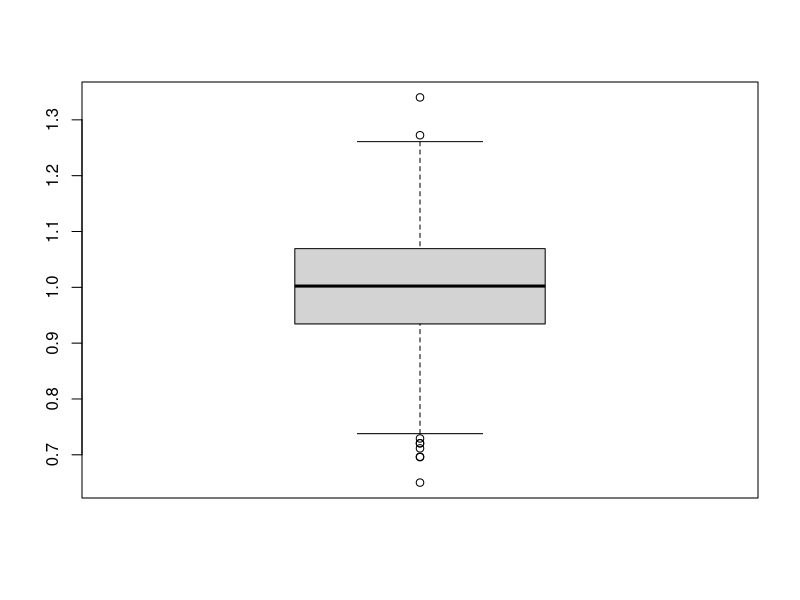
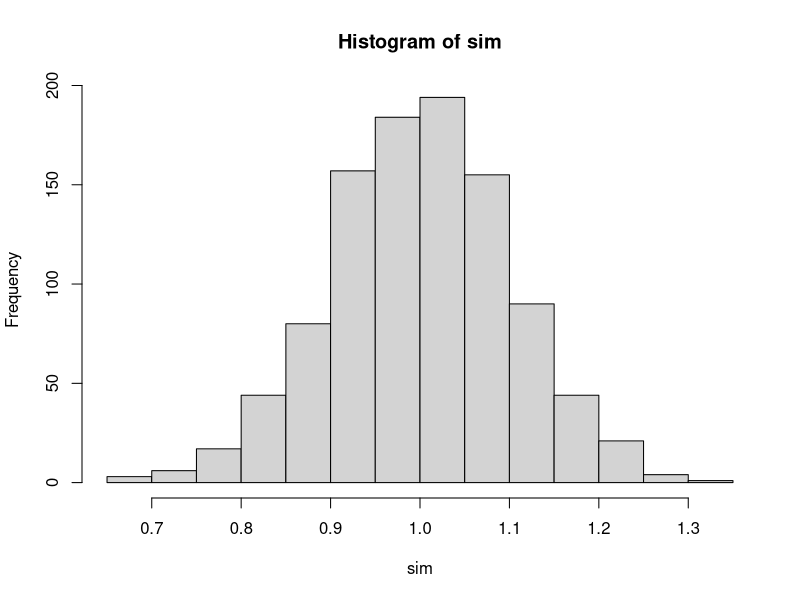
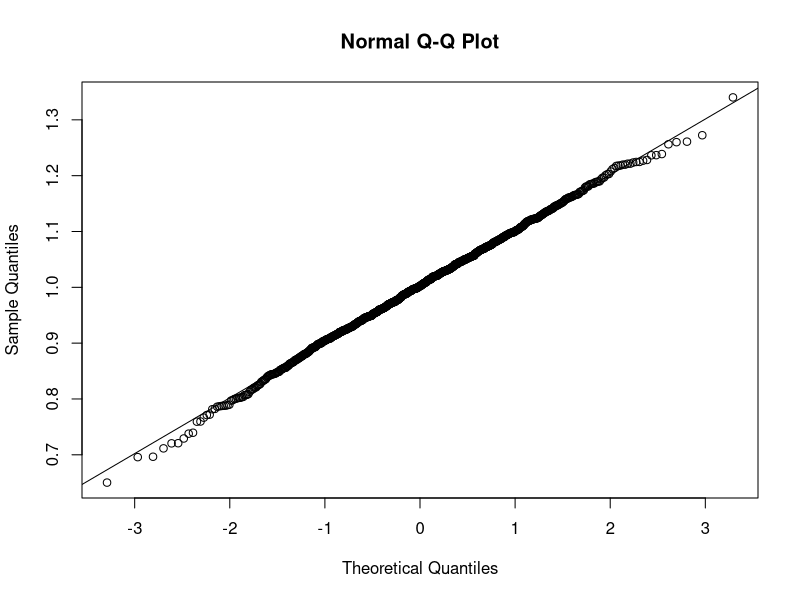

Write the R code that produced these figures, in order.
## ---- chunk 1
knitr::opts_chunk$set(echo = TRUE, error = TRUE)
library(ggplot2)
library(gmodels)
# remove "error = TRUE" to make knitr halt on errors
# (do this when you are ready to check if your code will knit without errors)
## ---- chunk 2
# set a seed
set.seed(5)
# sample
sim = rnorm(1000, mean = 1, sd=0.1)
class(sim)
head(sim)
# mean and sd
mean_sim =mean=mean(sim)
#1.001843
sd_sim = sd(sim)
#0.0999
# IQR and boxplot
iqr.lower = qnorm((0.25), mean=mean_sim, sd = sd_sim)
iqr.upper = qnorm((0.75), mean=mean_sim, sd = sd_sim)
c(iqr.lower, iqr.upper)
boxplot(sim)
## ---- chunk 3
# Option 1: SEM and CI by hand
# sem
se<- function(x) sd(x) / sqrt(length(x)) # Create own function
SE = se(sim)
SE
#0.003159741

# 95% CI
q = qnorm(.975)
ci  = c(mean_sim - q*SE, mean_sim + q*SE)
ci
 
# Option 2: using gmodels package
ci(sim)
#sem = 0.003
#CI = 0.995642823, 1.008043805

# Explanation
#
#SEM is computed by taking the standard deviation and dividing it by the square root of the sample size. It measures how much discrepancy there is likely to be in a sample's mean compared to the population mean. CI is calculated by taking the mean + and - the confidence level value (qnorm(.975)) times SE. 95% confidence intervals capture the true population mean 95% of the time.  It means that if you keep using the same formula over and over, you will get it right 95% of the time. 

## ---- chunk 4
# histograms

# Option 1 
hist(sim)

# qqplot
qqnorm(sim)
qqline(sim)
## ---- chunk 5

# your answer here
pnorm(1.07,mean_sim, sd_sim) - pnorm(0.93, mean_sim, sd_sim)
#51.6% 
## ---- chunk 6
# your answer here
pnorm((mean_sim-sd_sim),mean_sim, sd_sim)*2 #x 2 for the two tails 

## ---- chunk 7
# your answer here
qnorm(0.1, mean_sim, sd_sim) #0.87
qnorm(0.9, mean_sim, sd_sim) #1.13

## ---- chunk 8
# probabilities
p.hpv = 0.18
p.chl = 0.02
p.hpv.chl = 0.03

# total probabilities
p.hpv.tot = 0.18 + 0.03
p.chl.tot = 0.02 + 0.03

p.hpv.tot
p.chl.tot
## ---- chunk 9
# set operations
#P(A | B) = p(A + B) / B 

# conditional probability
p.chl.given.hpv = p.hpv.chl/p.hpv.tot
p.chl.given.hpv

## ---- chunk 10
# set operations
# (your answer here)
#P(A | B) = p(A + B) / B 
# conditional probability

# I think this question is worded incorrectly - do you mean to say postive for HPV will also test pos for Chlymdia? 
p.hpv.given.chl = p.hpv.chl/p.chl.tot
p.hpv.given.chl

## ---- chunk 11
# your answer here
#p(A or B) = p(A) + p(A & B) 
p.hpv.or.chl = p.hpv.tot + p.chl.tot-  p.hpv.chl
p.hpv.or.chl

## ---- chunk 12
# your answer here
#NO, IF YOU HAVE HPV THERE IS A 60% CHANCE YOU'VE GOT CHL. 

## ---- chunk 13
# Allele frequencies
A1 = 0.82
A2 = 0.06
A3 = 0.05
A4 = 0.04
A5 = 0.03

# Probability of either A2 or A5 = ?
#P(A OR B)  =P(A) + P(B)
A2 + A5

## ---- chunk 14
# your anaswer here
#P(A AND B) = P(A) * P(B)
A3 * A3

## ---- chunk 15
# your anaswer here
#1- (P(A) * P(B))
1-  (A3 * A3)

## ---- chunk 16
# your anaswer here
#(P(A) * P(B))
A1*A4
## ---- chunk 17
# prob of carrying two A1 alleles
(A1*A1)
# prob of NOT having two A1 alleles
1-(A1*A1)
# P(2 individuals are NOT A1,A1)
1-((A1*A1)*(A1*A1)) 

## ---- chunk 18
# prob of an allele being A3 or A4

# prob of an allele not being A3 or A4

# P(neither of 2 alleles is A3 or A4)

# P(3 people have no A3 or A4 alleles)

## ---- chunk 19
Pr=list()
Pr$a=0.95
Pr$A=0.05

Pr$aa = 0.95*0.95
Pr$aa
## ---- chunk 20
Pr$aa_aa = Pr$aa * Pr$aa
Pr$aa_aa
## ---- chunk 21
# first calculate probability that one individual is heterozygous
Pr$Aa = ( Pr$A * Pr$a ) + ( Pr$a * Pr$A )
Pr$Aa

# probability that both parents are heterozygous
Pr$Aa_Aa = Pr$Aa * Pr$Aa
Pr$Aa_Aa        
## ---- chunk 22
# if both parents are Aa, than we can draw a table
knitr::kable(data.frame(A=c("AA","aA"),
                        a=c("Aa","aa"),
                        row.names = c("A","a")))
#AA = 1/4 Aa = 1/2 aa = 1/4


# conditional probability that Aa x Aa -> Aa 
#but the question asks for homozygote???
Pr$Caa.FAa_MAa = 0.5 * 0.5
Pr$Caa.FAa_MAa
## ---- chunk 23
# probabilities of each allele combination in the parents
Pr$a=0.95
Pr$A=0.05

Pr$AA = Pr$A * Pr$A  # P(AA) 
Pr$Aa =  Pr$A * Pr$a # P(Aa)
Pr$aA =  Pr$a * Pr$A # P(aA)
Pr$aa = Pr$a * Pr$a # P(aa)

Pr$AA
Pr$Aa
Pr$aA
Pr$aa
## ---- chunk 24
# priors for each combination of parental alleles
Pr$Faa_Maa = Pr$aa * Pr$aa
Pr$FAa_Maa = (Pr$Aa * Pr$aa) + (Pr$Aa * Pr$aa)
Pr$FAA_Maa = Pr$AA * Pr$aa
Pr$Faa_MAa = Pr$aa * Pr$Aa + (Pr$Aa * Pr$aa)
Pr$FAa_MAa = (Pr$Aa * Pr$Aa) + (Pr$Aa * Pr$Aa) + (Pr$Aa * Pr$Aa) + (Pr$Aa * Pr$Aa)
Pr$FAA_MAa = (Pr$AA * Pr$Aa)  + (Pr$AA * Pr$Aa)
Pr$Faa_MAA = Pr$aa * Pr$AA 
Pr$FAa_MAA = (Pr$Aa * Pr$AA) + (Pr$Aa * Pr$AA)
Pr$FAA_MAA = Pr$AA * Pr$AA 

Pr$Faa_Maa
Pr$FAa_Maa
Pr$FAA_Maa
Pr$Faa_MAa
Pr$FAa_MAa
Pr$FAA_MAa
Pr$Faa_MAA
Pr$FAa_MAA
Pr$FAA_MAA
## ---- chunk 25
# individual likelihoods (think Punnett square)
Pr$Caa.Faa_Maa = 1
Pr$Caa.FAa_Maa = 0.5
Pr$Caa.FAA_Maa = 0
Pr$Caa.Faa_MAa = 0.5
Pr$Caa.FAa_MAa = 0.25
Pr$Caa.FAA_MAa = 0
Pr$Caa.Faa_MAA = 0
Pr$Caa.FAa_MAA = 0
Pr$Caa.FAA_MAA = 0



## ---- chunk 26
# total probability P(C_Aa)

  
Pr$Caa = Pr$Faa_Maa * Pr$Caa.Faa_Maa + 
Pr$FAa_Maa * Pr$Caa.FAa_Maa + 
Pr$FAA_Maa * Pr$Caa.FAA_Maa + 
Pr$Faa_MAa * Pr$Caa.Faa_MAa + 
Pr$FAa_MAa * Pr$Caa.FAa_MAa + 
Pr$FAA_MAa * Pr$Caa.FAA_MAa +
Pr$Faa_MAA * Pr$Caa.Faa_MAA + 
Pr$FAa_MAA * Pr$Caa.FAa_MAA + 
Pr$FAA_MAA * Pr$Caa.FAA_MAA
  



Pr$Caa

## ---- chunk 27
# Posterior probability of P(F_Aa, M_Aa | C_Aa):
Pr$FAa_MAa.Caa = (Pr$Caa.FAa_MAa) * Pr$FAa_MAa/ (Pr$Caa)

Pr$FAa_MAa.Caa

## ---- chunk 28
Pr$Faa_Maa.Caa = (Pr$Caa | Pr$Faa_Maa) * (Pr$Faa_Maa) / (Pr$Caa)

Pr$Faa_Maa.Caa
